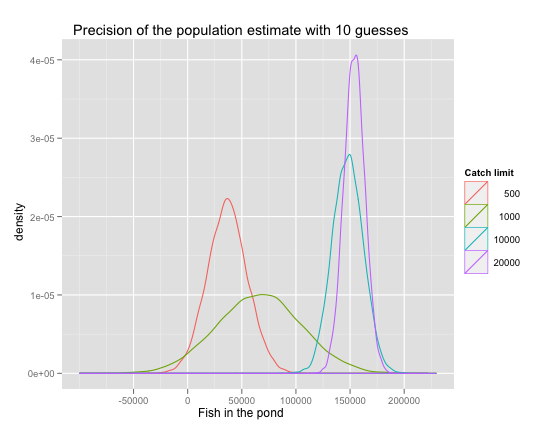

Source code (R):
# http://www.foreignpolicy.com/articles/2012/02/27/the_body_counter?page=full
# simulate MSE = Multiple Systems Estimation

# SOME HOUSEKEPING FIRST

# pretty picture comes from here
library("ggplot2")

# true population size
population <- 150000 

# number of guesses you can take to estimate
# maximum-likelihood mean, standard deviation
# of your final guess
n <- 10

# this many draws will help you simulate 
# the uncertainty of your guess
sims <- 10^4

# define a function that will render big numbers with comma
# separators for thousands. the original version is here: 
# https://stat.ethz.ch/pipermail/r-help/2010-November/259488.html
commaUS <- function(x) {
   sprintf("%s", formatC(x, format="fg", big.mark = ","))
}

# THE PIECES OF THE ACTUAL SIMULATION

# make one guess, with daily catches of up to x:
# -- if x=100, the daily catch is between 0 and 99
# -- if x=1000, the daily catch is between 0 and 999.
mymse <- function(x) {
   day1 <- round(runif(1)*x)       # count of fish caught on day 1
   day2 <- round(runif(1)*x)       # count of fish caught on day 2
   pond <- c(1:population)
   day1 <- sample(pond,day1)               # list of fish caught on day 1
   day2 <- sample(pond,day2)               # list of fish caught on day 2
   overlap <- length(intersect(day1,day2)) # count of fish caught twice
   guess <- length(day1)*length(day2)
   if(overlap>0) {
      guess <- guess/overlap
   }
   return(round(guess))
}

# assume that the fish population guesses for a given pond 
# are distributed N(mu,sigma). this is the log likelihood 
# function of a given set of y guesses:
myll <- function(par, y) {
   mu <- par[1]
   sigma <- par[2]    
   l <- length(y)*log(sigma^2)
   a <- 1/sigma^2
   ll <- sum((y-mu)^2)  
   return(-(l+a*ll)/2)
}

# collect n guesses of catches limited to 
# a given maxcatch, then estimate mu, sigma
# and make sims draws from N(mu, sigma)
mysim <- function(n,maxcatch) {
   # 1. make n guesses of fish in the pond
   a <- apply(as.matrix(1:n),1,function(x) mymse(maxcatch))
   # 2. get the maximum likelihood estimates of mu, sigma
   # that might have produced the n guesses:
   opt <- optim(par=c(1,1), fn = myll, control = list(fnscale = -1), 
          y=a, method = "BFGS", hessian = TRUE) 
   # 3. model the uncertainty around these estimates
   b <- rnorm(sims,mean=opt$par[1],sd=opt$par[2])
   return(b)
}   

# THE FINAL PICTURE

# now make some comparisons of the effect of
# maxcatch with a given number of guesses n
# on the population estimate and its precision
maxes  <- c(500,1000,10000,20000)
simspic <- matrix(0,sims,length(maxes))
for(i in 1:length(maxes)) {
   simspic[,i] <- mysim(n,maxes[i])
}

# Set up a stacked 2-column matrix where the second
# column will be used for grouping these guesses
x.1 <- cbind(simspic[,1],maxes[1])
x.2 <- cbind(simspic[,2],maxes[2])
x.3 <- cbind(simspic[,3],maxes[3])
x.4 <- cbind(simspic[,4],maxes[4])

# now plot the guesses with the
# catch limits set in maxes
d <- as.data.frame(rbind(x.1,x.2,x.3,x.4))
p <- qplot(V1, colour=factor(V2), data=d, geom="density", xlab="Fish in the pond")
t <- paste("Precision of the population estimate with",n,"guesses",sep=" ")
p <- p + scale_colour_discrete(name = "Catch limit") + opts(title=t)
p
